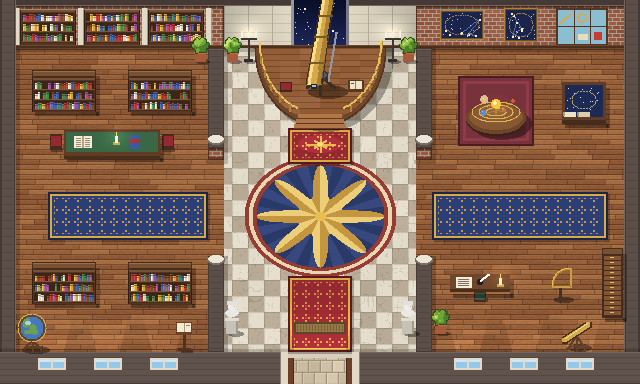

The script that saved this image:
#!/usr/bin/env python3
# Innenraum Observatorium: 40 x 24 Kacheln a 16 px, Topdown, gleiche Bausteine wie die Oberwelt.
# Aufruf: python3 innen/observatorium.py
# Ausgabe: observatorium.png, observatorium_2x.png, observatorium_kollision.png,
#          observatorium.json und observatorium_daten.js

import json, math, os, random, sys

HERE = os.path.dirname(os.path.abspath(__file__))
sys.path.insert(0, os.path.join(HERE, "..", "welt"))
import generator as G  # noqa: E402  (Zeichenfunktionen der Oberwelt)

T = 16
W, H = 40, 24
PW, PH = W * T, H * T
cv = G.cv = G.Canvas(PW, PH)
h2, mul, jit, lerp = G.h2, G.mul, G.jit, G.lerp
BOOKS = G.BOOKS
DARK = G.DARK

# ---------------------------------------------------------------- Raster
# '#' Boden, 'X' Wand/Moebel, 'A' Ausgang, 'S' Eintrittsstelle, 'I' Interaktionsflaeche
grid = [["#"] * W for _ in range(H)]

def fill(x0, y0, x1, y1, t):
    for y in range(y0, y1 + 1):
        for x in range(x0, x1 + 1):
            grid[y][x] = t

fill(0, 0, W - 1, 2, "X")           # Rueckwand
fill(0, 0, 0, H - 1, "X")           # Seitenwaende
fill(W - 1, 0, W - 1, H - 1, "X")
fill(0, 22, W - 1, H - 1, "X")      # Frontwand
fill(18, 22, 21, 22, "A")           # Tuer, Rueckweg nach draussen
for wx in (13, 26):                 # Trennwaende mit breitem Durchgang (Zeilen 10 bis 15)
    fill(wx, 3, wx, 9, "X")
    fill(wx, 16, wx, 21, "X")
fill(16, 3, 23, 7, "X")             # Podest mit Teleskop
fill(17, 8, 22, 9, "I")             # Platz vor dem Teleskop
fill(18, 20, 21, 20, "S")           # Eintrittsstelle hinter der Tuer

objs = []

def block(x0, y0, w, h, fn):
    for y in range(y0, y0 + h):
        for x in range(x0, x0 + w):
            assert grid[y][x] == "#", ("belegt", x, y)
            grid[y][x] = "X"
    objs.append(((y0 + h) * T, fn))

def mk(f, *a):
    return lambda: f(*a)

# ---------------------------------------------------------------- Boeden
def parquet(x, y):
    r = y // 5
    off = int(h2(r, 0, 5) * 40)
    seg = (x + off) // 38
    base = [(150, 96, 58), (164, 108, 66), (140, 88, 54)][int(h2(seg, r, 6) * 3)]
    c = jit(base, (h2(x // 3, y, 7) - 0.5) * 8)
    if y % 5 == 4:
        return mul(base, 0.72)
    if (x + off) % 38 == 0:
        return mul(base, 0.78)
    if y % 5 == 0:
        return mul(c, 1.07)
    return c

RCX, RCY = 20 * T, 13 * T + 8   # Mitte der Rotunde, Kompassrose

def marble(x, y):
    dx, dy = x - RCX, (y - RCY) * 1.25
    d = math.hypot(dx, dy)
    if d < 76:
        a = math.atan2(dy, dx)
        star = 0.5 + 0.5 * abs(math.cos(4 * a))
        if d < 6:
            return (232, 190, 80)
        if d < 64 * (0.35 + 0.65 * star ** 6) and d > 4:
            half = math.sin(8 * a) > 0
            return (236, 206, 120) if half else (196, 150, 64)
        if 64 <= d < 68 or 72 <= d < 76:
            return (150, 60, 50)
        if 68 <= d < 72:
            return (230, 214, 180)
        return (42, 58, 104) if int((a + math.pi) / (math.pi / 16)) % 2 else (54, 72, 126)
    sq = 16
    cx, cy = (x + 8) // sq, (y + 8) // sq
    light = (cx + cy) % 2 == 0
    base = (230, 222, 204) if light else (186, 172, 150)
    v = G.vnoise(x, y, 5, 11)
    if abs(v - 0.5) < 0.02:
        base = mul(base, 0.9)
    c = jit(base, (h2(cx, cy, 12) - 0.5) * 8)
    if (x + 8) % sq == 0 or (y + 8) % sq == 0:
        c = mul(c, 0.88)
    return c

def floor_pass():
    b = cv.b
    for y in range(PH):
        for x in range(PW):
            c = marble(x, y) if 14 * T <= x < 26 * T else parquet(x, y)
            i = (y * PW + x) * 3
            b[i] = c[0]; b[i + 1] = c[1]; b[i + 2] = c[2]

def runner(x, y, w, h, col, border=(214, 170, 70), vertical=True):
    cv.shade_rect(x + 2, y + 2, w, h, 0.75)
    cv.rect(x, y, w, h, mul(col, 0.6))
    cv.rect(x + 2, y + 2, w - 4, h - 4, border)
    cv.rect(x + 4, y + 4, w - 8, h - 8, col)
    for py in range(y + 6, y + h - 6):
        for px in range(x + 6, x + w - 6):
            u, v = (px - x) % 12, (py - y) % 12
            if (u in (5, 6) and v in (2, 3, 8, 9)) or (v in (5, 6) and u in (2, 3, 8, 9)):
                cv.set(px, py, mul(border, 0.9))
            elif (u, v) in ((5, 5), (6, 6), (5, 6), (6, 5)):
                cv.set(px, py, mul(col, 1.35))

def light_pool(x0, x1, y_bottom, hgt):
    for py in range(y_bottom - hgt, y_bottom):
        t = (py - (y_bottom - hgt)) / hgt
        grow = int((1 - t) * 10)
        for px in range(x0 - grow, x1 + grow):
            cv.shade(px, py, 1.0 + 0.22 * t)

def glow(cx, cy, r, f=1.25):
    for py in range(int(cy - r), int(cy + r) + 1):
        for px in range(int(cx - r), int(cx + r) + 1):
            d = math.hypot(px - cx, (py - cy) * 1.3) / r
            if d < 1:
                cv.shade(px, py, 1 + (f - 1) * (1 - d) ** 2)

# ---------------------------------------------------------------- Waende
CAP = (70, 58, 54)
CAP_L = (116, 100, 92)

def wall_top(x, y, w, h):
    cv.rect(x, y, w, h, CAP)
    cv.rect(x + 1, y + 1, w - 2, h - 2, (92, 78, 72))
    for py in range(y + 2, y + h - 2, 6):
        cv.rect(x + 2, py, w - 4, 1, (80, 68, 62))
    cv.rect(x + 1, y + 1, w - 2, 1, CAP_L)

def brick_face(x, y, w, h):
    G.wall(x, y, w, h, (156, 88, 64), "brick")

def shelf_wall(x, y, w, h, seed):
    cv.rect(x, y, w, h, (86, 54, 34))
    rows = (h - 4) // 10
    for r in range(rows):
        sy = y + 3 + r * 10
        cv.rect(x + 2, sy, w - 4, 8, (60, 38, 26))
        px = x + 3
        while px < x + w - 4:
            bw = 2 + int(h2(px, sy, seed) * 2)
            bh = 5 + int(h2(px, sy, seed + 1) * 3)
            col = BOOKS[int(h2(px, sy, seed + 2) * len(BOOKS))]
            if h2(px, sy, seed + 3) < 0.08:
                px += 3
                continue
            cv.rect(px, sy + 8 - bh, bw, bh, col)
            cv.rect(px, sy + 8 - bh, 1, bh, mul(col, 1.25))
            cv.rect(px, sy + 8 - bh + 1, bw, 1, mul(col, 0.7))
            px += bw
        cv.rect(x + 2, sy + 8, w - 4, 2, (130, 86, 52))
        cv.rect(x + 2, sy + 9, w - 4, 1, (70, 44, 28))
    cv.rect(x, y, w, 2, (120, 80, 50))
    cv.rect(x, y, 1, h, (50, 32, 22))
    cv.rect(x + w - 1, y, 1, h, (50, 32, 22))

def star_chart(x, y, w, h, seed):
    cv.rect(x - 2, y - 2, w + 4, h + 4, (170, 130, 60))
    cv.rect(x - 1, y - 1, w + 2, h + 2, (110, 80, 40))
    cv.rect(x, y, w, h, (26, 36, 76))
    rng = random.Random(seed)
    pts = [(x + 3 + rng.randint(0, w - 6), y + 3 + rng.randint(0, h - 6)) for _ in range(7)]
    for a, b in zip(pts, pts[1:4]):
        cv.line(a[0], a[1], b[0], b[1], (90, 110, 170))
    for _ in range(18):
        cv.set(x + rng.randint(1, w - 2), y + rng.randint(1, h - 2), (200, 210, 240))
    for p in pts:
        cv.rect(p[0], p[1], 2, 2, (255, 240, 180))
    for k in range(60):
        a = k / 60 * 6.283
        cv.set(x + w / 2 + math.cos(a) * (w / 2 - 3), y + h / 2 + math.sin(a) * (h / 2 - 3), (150, 130, 80))

def back_wall():
    y0, hh = 0, 3 * T
    # Kappe oben (Mauerstaerke) und Wandflaeche
    for x0, x1 in ((0, 14 * T), (26 * T, PW)):
        cv.rect(x0, 0, x1 - x0, 6, CAP)
        cv.rect(x0, 5, x1 - x0, 1, CAP_L)
        brick_face(x0, 6, x1 - x0, hh - 6)
    # Bibliothek links: Wandregale mit Pilastern
    for sx in range(T, 13 * T, 64):
        shelf_wall(sx + 4, 10, 56, 36, sx)
    for px in range(T, 13 * T + 1, 64):
        cv.rect(px - 2, 8, 6, 40, (226, 218, 198))
        cv.rect(px + 3, 8, 1, 40, (160, 150, 130))
    # Werkstatt rechts: Sternkarten, Instrumentenschrank
    star_chart(27 * T + 10, 12, 40, 26, 3)
    star_chart(31 * T + 10, 10, 30, 30, 4)
    cab_x = 35 * T - 4
    cv.rect(cab_x, 8, 52, 40, (86, 54, 34))
    cv.rect(cab_x + 2, 10, 48, 34, (140, 190, 210))
    for gx in (cab_x + 18, cab_x + 34):
        cv.rect(gx, 10, 1, 34, (86, 54, 34))
    cv.rect(cab_x + 2, 26, 48, 1, (86, 54, 34))
    cv.line(cab_x + 5, 22, cab_x + 14, 14, (212, 170, 76), 2)      # Fernrohr im Schrank
    cv.ellipse(cab_x + 26, 18, 5, 5, (212, 170, 76))                 # Astrolabium
    cv.ellipse(cab_x + 26, 18, 3, 3, (140, 190, 210))
    cv.rect(cab_x + 38, 32, 8, 8, (200, 60, 50))                     # Buch
    cv.rect(cab_x + 22, 34, 10, 6, (230, 220, 190))
    # Rotunde: helle Steinwand mit Rippen, Kuppelspalt mit Nachthimmel
    for py in range(0, hh):
        for px in range(14 * T, 26 * T):
            dxn = (px - RCX) / (6 * T)
            c = mul((228, 220, 198), 0.78 + 0.22 * math.cos(dxn * 1.4))
            if py < 6:
                c = CAP if py < 5 else CAP_L
            elif (px - 14 * T) % 24 == 0:
                c = mul(c, 0.82)
            elif (py - 6) % 9 == 8:
                c = mul(c, 0.9)
            cv.set(px, py, c)
    sx0, sx1 = 18 * T + 6, 22 * T - 6
    for py in range(0, hh):
        for px in range(sx0, sx1):
            t = py / hh
            c = lerp((10, 14, 40), (30, 40, 92), t)
            cv.set(px, py, c)
    cv.rect(sx0 - 3, 0, 3, hh, (150, 150, 162))
    cv.rect(sx1, 0, 3, hh, (120, 120, 132))
    rng = random.Random(9)
    for _ in range(22):
        cv.set(rng.randint(sx0 + 1, sx1 - 2), rng.randint(1, hh - 4), (255, 250, 210) if rng.random() < 0.3 else (190, 200, 240))
    cv.rect(sx0 + 10, 8, 2, 2, (255, 246, 200))
    cv.rect(sx1 - 14, 30, 2, 2, (255, 246, 200))
    # Sockelleiste
    cv.rect(0, hh - 3, PW, 3, (74, 46, 30))
    cv.rect(0, hh - 3, PW, 1, (110, 72, 44))
    cv.shade_rect(0, hh, PW, 4, 0.78)

def side_walls():
    for x in (0, PW - T):
        cv.rect(x, 0, T, PH, CAP)
        cv.rect(x + 2, 0, T - 4, PH, (92, 78, 72))
        for py in range(4, PH, 8):
            cv.rect(x + 3, py, T - 6, 1, (80, 68, 62))
        edge = x + T - 1 if x == 0 else x
        cv.rect(edge, 0, 1, PH, CAP_L)
    cv.shade_rect(T, 3 * T, 4, 19 * T, 0.8)

def dividers():
    for wx in (13 * T, 26 * T):
        for y0, y1 in ((3 * T, 10 * T), (16 * T, 22 * T)):
            wall_top(wx, y0, T, y1 - y0 - (12 if y1 == 10 * T else 0))
            cv.shade_rect(wx + T, y0, 4, y1 - y0, 0.78)
        # Stirnseite zum Durchgang und Saeulen am Durchgang
        brick_face(wx, 10 * T - 12, T, 12)
        for cy in (10 * T - 26, 16 * T - 2):
            cv.ellipse(wx + 8, cy + 6, 9, 5, (120, 110, 100))
            cv.ellipse(wx + 8, cy + 5, 8, 4, (236, 230, 214))
        cv.shade_rect(wx - 2, 10 * T, T + 6, 4, 0.8)

def front_wall():
    y0 = 22 * T
    cv.rect(0, y0, PW, 2 * T, CAP)
    cv.rect(0, y0 + 1, PW, 2 * T - 2, (96, 82, 76))
    for py in range(y0 + 5, PH, 6):
        cv.rect(0, py, PW, 1, (84, 72, 66))
    cv.rect(0, y0, PW, 1, CAP_L)
    cv.shade_rect(0, y0 - 3, PW, 3, 0.82)
    # Fenster wie an der Fassade: drei je Fluegel, Licht faellt auf den Boden
    for wx in (40, 96, 152, 456, 512, 568):
        cv.rect(wx - 2, y0 + 6, 28, 12, (226, 218, 198))
        cv.rect(wx, y0 + 8, 24, 8, (150, 200, 232))
        cv.rect(wx, y0 + 8, 24, 2, (206, 232, 248))
        cv.rect(wx + 11, y0 + 8, 2, 8, (226, 218, 198))
        light_pool(wx, wx + 24, y0, 40)
    # Tuer: Schwelle, geoeffnete Fluegel, Blick nach draussen
    dx0, dx1 = 18 * T, 22 * T
    cv.rect(dx0 - 8, y0, 8, 2 * T, (226, 218, 198))
    cv.rect(dx1, y0, 8, 2 * T, (226, 218, 198))
    cv.rect(dx0 - 8, y0, 1, 2 * T, (140, 130, 116))
    cv.rect(dx1 + 7, y0, 1, 2 * T, (140, 130, 116))
    for py in range(y0, PH):
        for px in range(dx0, dx1):
            c = G.flag_px(px + 700, py)
            if py < y0 + 6:
                c = (214, 206, 190) if py > y0 + 1 else (160, 150, 136)
            cv.set(px, py, c)
    cv.rect(dx0, y0 + 6, 6, 2 * T - 6, (110, 62, 40))
    cv.rect(dx1 - 6, y0 + 6, 6, 2 * T - 6, (110, 62, 40))
    cv.rect(dx0 + 5, y0 + 6, 1, 2 * T - 6, (70, 40, 26))
    cv.rect(dx1 - 6, y0 + 6, 1, 2 * T - 6, (70, 40, 26))
    light_pool(dx0 + 6, dx1 - 6, y0, 56)
    # Fussmatte an der Eintrittsstelle
    cv.rect(dx0 + 6, 20 * T + 2, 4 * T - 12, 12, (90, 70, 40))
    cv.rect(dx0 + 8, 20 * T + 4, 4 * T - 16, 8, (150, 120, 70))
    for px in range(dx0 + 9, dx1 - 9, 3):
        cv.rect(px, 20 * T + 5, 1, 6, (120, 94, 56))

# ---------------------------------------------------------------- Teleskop-Podest
def dais():
    cx, top = 20 * T, 3 * T
    rx, ry = 66, 78
    for yy, a, b in cv.spans(cx + 6, top + 4, rx + 2, ry + 2):
        if yy >= top:
            for xx in range(a, b):
                cv.shade(xx, yy, 0.7)
    for py in range(top, 8 * T):
        for px in range(cx - rx, cx + rx):
            nx, ny = (px - cx) / rx, (py - top) / ry
            d = nx * nx + ny * ny
            if d > 1:
                continue
            if d > 0.86:
                c = (86, 52, 32) if d > 0.95 else (112, 70, 42)
            else:
                c = (150, 96, 58) if (py - top) % 6 else (118, 74, 44)
                c = jit(c, (h2(px // 20, (py - top) // 6, 13) - 0.5) * 16)
            cv.set(px, py, c)
    for k in range(120):
        a = k / 120 * math.pi
        x = cx + math.cos(a) * (rx - 5)
        y = top + math.sin(a) * (ry - 5)
        if abs(x - cx) < 22 and y > top + 50:
            continue
        cv.rect(x, y - 8, 2, 2, (230, 190, 90))
        if k % 8 == 0:
            cv.rect(x, y - 7, 2, 8, (170, 130, 56))
    for i in range(3):
        cv.rect(cx - 22 - i * 2, 8 * T - 14 + i * 5, 44 + i * 4, 5, (176, 118, 72))
        cv.rect(cx - 22 - i * 2, 8 * T - 10 + i * 5, 44 + i * 4, 1, (96, 60, 36))
    # Montierung und Rohr, das durch den Kuppelspalt ragt
    cv.shade_ellipse(cx + 8, 6 * T - 4, 20, 7, 0.6)
    for ang in (-2.4, -0.7, 1.57):
        cv.line(cx, 5 * T - 6, cx + math.cos(ang) * 18, 6 * T - 6 + math.sin(ang) * 4, (60, 44, 34), 3)
    cv.ellipse(cx, 5 * T - 4, 9, 6, (56, 50, 50))
    cv.ellipse(cx, 5 * T - 5, 7, 4, (96, 90, 90))
    x0, y0, x1, y1 = cx - 6, 5 * T + 4, cx + 8, -2
    for i in range(0, 101):
        t = i / 100
        x = x0 + (x1 - x0) * t
        y = y0 + (y1 - y0) * t
        r = 7 - 2 * t
        for k in range(-int(r), int(r) + 1):
            f = k / r
            c = (214, 170, 76) if f < 0.3 else (170, 128, 50)
            if f < -0.5:
                c = (250, 220, 130)
            cv.set(x + k, y, c)
        cv.set(x - r - 1, y, (70, 50, 26))
        cv.set(x + r + 1, y, (70, 50, 26))
    for t in (0.25, 0.55, 0.8):
        y = y0 + (y1 - y0) * t
        x = x0 + (x1 - x0) * t
        cv.rect(x - 7, y, 15, 2, (120, 90, 40))
    cv.line(cx + 8, 5 * T, cx + 16, 2 * T, (150, 150, 160), 2)          # Sucherfernrohr
    cv.rect(x0 - 3, y0, 6, 5, (40, 36, 36))                                # Okular
    cv.rect(x0 - 2, y0 + 1, 4, 2, (150, 200, 236))
    # Beobachterstuhl und Atlaspult auf dem Podest
    cv.rect(cx - 40, 5 * T + 2, 12, 10, (60, 40, 30))
    cv.rect(cx - 39, 5 * T + 3, 10, 7, (150, 40, 50))
    cv.rect(cx + 28, 5 * T, 16, 12, (90, 56, 34))
    cv.rect(cx + 30, 5 * T + 1, 12, 8, (240, 230, 200))
    cv.rect(cx + 35, 5 * T + 1, 1, 8, (150, 120, 90))
    cv.rect(cx + 31, 5 * T + 3, 3, 1, (60, 80, 150))
    # Messingstern vor dem Podest: Platz fuer die Interaktion
    cv.shade_ellipse(cx, 9 * T, 22, 9, 1.18)
    for k in range(8):
        a = k * math.pi / 4
        r = 14 if k % 2 == 0 else 8
        cv.line(cx, 9 * T, cx + math.cos(a) * r, 9 * T + math.sin(a) * r * 0.55, (230, 190, 80), 2)
    cv.ellipse(cx, 9 * T, 3, 2, (250, 220, 120))

# ---------------------------------------------------------------- Moebel
def shadow_box(x, y, w, h):
    cv.shade_rect(x + 3, y + h, w, 4, 0.66)
    cv.shade_rect(x + w, y + 6, 4, h - 2, 0.72)

def shelf_island(tx, ty, tw, seed):
    x, y, w = tx * T, ty * T - 10, tw * T
    h = 2 * T + 10
    shadow_box(x, y, w, h)
    cv.rect(x, y, w, 8, (70, 44, 28))
    cv.rect(x + 1, y + 1, w - 2, 5, (120, 80, 50))
    cv.rect(x + 1, y + 1, w - 2, 1, (156, 110, 70))
    shelf_wall(x, y + 8, w, h - 8, seed)

def reading_table(tx, ty, tw):
    x, y, w, h = tx * T, ty * T, tw * T, 2 * T
    for cx in (x + 8, x + w - 8):                               # Stuehle an den Stirnseiten
        cv.shade_rect(cx - 5, y + 20, 12, 4, 0.66)
        cv.rect(cx - 6, y + 6, 12, 16, (70, 44, 30))
        cv.rect(cx - 5, y + 8, 10, 10, (150, 40, 50))
    tx0, tw0 = x + 16, w - 32
    shadow_box(tx0, y + 2, tw0, h - 4)
    cv.rect(tx0, y + 2, tw0, h - 6, (96, 60, 36))
    cv.rect(tx0 + 2, y + 4, tw0 - 4, h - 12, (58, 104, 70))
    cv.rect(tx0, y + h - 4, tw0, 3, (74, 46, 28))
    cv.rect(tx0 + 10, y + 8, 18, 12, (244, 236, 214))            # aufgeschlagenes Buch
    cv.rect(tx0 + 18, y + 8, 2, 12, (180, 160, 130))
    for ly in range(y + 10, y + 19, 2):
        cv.rect(tx0 + 12, ly, 5, 1, (150, 140, 120))
        cv.rect(tx0 + 21, ly, 5, 1, (150, 140, 120))
    cv.rect(tx0 + tw0 - 30, y + 7, 10, 14, (60, 90, 160))        # Buecherstapel
    cv.rect(tx0 + tw0 - 30, y + 11, 10, 4, (170, 50, 50))
    candle(tx0 + tw0 // 2 + 4, y + 12)

def candle(cx, cy):
    glow(cx, cy - 4, 26, 1.28)
    cv.rect(cx - 3, cy + 2, 7, 3, (200, 170, 70))
    cv.rect(cx - 1, cy - 4, 3, 7, (246, 240, 224))
    cv.rect(cx, cy - 7, 1, 3, (255, 214, 90))
    cv.set(cx, cy - 8, (255, 250, 200))

def globe(tx, ty):
    cx, b = tx * T + 16, ty * T + 30
    cv.shade_ellipse(cx + 4, b, 14, 4, 0.62)
    for a in (-2.5, -0.64, 1.57):
        cv.line(cx, b - 10, cx + math.cos(a) * 11, b + math.sin(a) * 2, (96, 60, 36), 2)
    cv.ellipse(cx, b - 22, 13, 13, (90, 70, 40))
    cv.ellipse(cx, b - 22, 11.5, 11.5, (70, 120, 190))
    rng = random.Random(4)
    for _ in range(6):
        cv.ellipse(cx - 7 + rng.randint(0, 12), b - 30 + rng.randint(0, 14), 3 + rng.random() * 2, 2 + rng.random() * 2, (110, 160, 80))
    cv.ellipse(cx - 4, b - 27, 3, 2, (170, 206, 240))
    for k in range(80):
        a = k / 80 * 6.283
        cv.set(cx + math.cos(a) * 14, b - 22 + math.sin(a) * 14, (220, 180, 80))

def lectern(tx, ty):
    x, y = tx * T + 2, ty * T + 2
    cv.shade_rect(x + 3, y + 28, 12, 3, 0.64)
    cv.rect(x + 5, y + 12, 3, 18, (80, 50, 30))
    cv.rect(x, y + 26, 13, 3, (80, 50, 30))
    cv.rect(x - 2, y, 16, 13, (104, 66, 40))
    cv.rect(x - 1, y + 1, 14, 9, (242, 234, 212))
    cv.rect(x + 6, y + 1, 1, 9, (170, 150, 120))
    cv.rect(x + 8, y + 3, 4, 1, (140, 130, 110))

def cabinet_v(tx, ty, th):
    x, y, w, h = tx * T + 1, ty * T - 8, T - 2, th * T + 6
    shadow_box(x, y, w, h)
    cv.rect(x, y, w, h, (70, 44, 28))
    cv.rect(x + 1, y + 1, w - 2, 5, (120, 80, 50))
    for py in range(y + 8, y + h - 2, 7):
        cv.rect(x + 2, py, w - 4, 6, (140, 92, 56))
        cv.rect(x + 2, py + 5, w - 4, 1, (90, 58, 36))
        cv.rect(x + w // 2 - 1, py + 2, 2, 2, (230, 190, 90))

def orrery(tx, ty):
    cx, cy = tx * T + 32, ty * T + 34
    cv.shade_ellipse(cx + 6, cy + 10, 30, 16, 0.62)
    cv.ellipse(cx, cy + 6, 30, 16, (58, 36, 24))
    cv.ellipse(cx, cy + 4, 30, 16, (110, 70, 42))
    cv.ellipse(cx, cy + 3, 27, 13, (134, 88, 52))
    glow(cx, cy - 6, 28, 1.25)
    for r, ry in ((24, 10), (17, 7), (10, 4)):
        for k in range(160):
            a = k / 160 * 6.283
            cv.set(cx + math.cos(a) * r, cy - 2 + math.sin(a) * ry, (220, 180, 80))
    cv.rect(cx - 1, cy - 8, 2, 8, (180, 140, 60))
    cv.ellipse(cx, cy - 10, 5, 5, (250, 200, 60))
    cv.ellipse(cx - 1, cy - 11, 2, 2, (255, 246, 190))
    for r, ry, a, col, s in ((10, 4, 0.6, (200, 110, 70), 2), (17, 7, 2.4, (90, 140, 220), 3),
                             (24, 10, 4.2, (220, 190, 140), 4), (24, 10, 5.5, (200, 90, 60), 2)):
        px, py = cx + math.cos(a) * r, cy - 2 + math.sin(a) * ry
        cv.line(cx, cy - 4, px, py - 3, (170, 130, 60))
        cv.ellipse(px, py - 4, s, s, col)
        cv.set(px - 1, py - 5, mul(col, 1.4))

def chart_table(tx, ty):
    x, y, w, h = tx * T + 2, ty * T + 2, 3 * T - 4, 3 * T - 6
    shadow_box(x, y, w, h)
    cv.rect(x, y, w, h, (96, 60, 36))
    cv.rect(x, y + h - 4, w, 4, (70, 44, 28))
    cv.rect(x + 3, y + 3, w - 6, h - 10, (30, 42, 86))
    rng = random.Random(8)
    for _ in range(20):
        cv.set(x + 4 + rng.randint(0, w - 9), y + 4 + rng.randint(0, h - 13), (220, 226, 250))
    for k in range(50):
        a = k / 50 * 6.283
        cv.set(x + w / 2 + math.cos(a) * 12, y + (h - 6) / 2 + math.sin(a) * 9, (180, 160, 100))
    for i, col in enumerate(((236, 226, 196), (220, 206, 170))):
        cv.rect(x + 2 + i * 14, y + h - 12, 12, 5, col)
        cv.ellipse(x + 2 + i * 14, y + h - 10, 1.5, 2.5, mul(col, 0.7))

def writing_desk(tx, ty, tw):
    x, y, w = tx * T, ty * T, tw * T
    cv.shade_rect(x + w // 2 - 4, y + 26, 12, 4, 0.66)
    cv.rect(x + w // 2 - 6, y + 20, 12, 10, (70, 44, 30))
    cv.rect(x + w // 2 - 5, y + 21, 10, 7, (60, 90, 70))
    shadow_box(x + 2, y + 2, w - 4, 20)
    cv.rect(x + 2, y + 2, w - 4, 18, (110, 70, 42))
    cv.rect(x + 2, y + 17, w - 4, 3, (74, 46, 28))
    cv.rect(x + 8, y + 5, 16, 11, (244, 236, 214))
    for ly in range(y + 7, y + 15, 2):
        cv.rect(x + 10, ly, 11, 1, (120, 110, 100))
    cv.ellipse(x + 32, y + 10, 3, 3, (30, 30, 40))
    cv.line(x + 32, y + 9, x + 40, y + 2, (246, 246, 240), 2)
    candle(x + w - 12, y + 10)

def quadrant(tx, ty):
    cx, b = tx * T + 16, ty * T + 28
    cv.shade_ellipse(cx + 4, b, 10, 3, 0.64)
    cv.rect(cx - 1, b - 14, 3, 14, (70, 50, 36))
    cv.rect(cx - 6, b - 2, 13, 3, (70, 50, 36))
    for k in range(40):
        a = math.pi + k / 40 * (math.pi / 2)
        cv.set(cx + 10 + math.cos(a) * 18, b - 14 + math.sin(a) * 18, (230, 190, 80))
        cv.set(cx + 10 + math.cos(a) * 17, b - 14 + math.sin(a) * 17, (180, 140, 60))
    cv.line(cx + 10, b - 14, cx - 8, b - 14, (200, 160, 70), 2)
    cv.line(cx + 10, b - 14, cx + 10, b - 32, (200, 160, 70), 2)
    cv.line(cx + 10, b - 14, cx - 3, b - 27, (120, 90, 50))

def small_telescope(tx, ty):
    cx, cy = tx * T + 16, ty * T + 16
    cv.shade_ellipse(cx + 4, cy + 12, 12, 4, 0.62)
    for ex, ey in ((cx - 9, cy + 12), (cx + 9, cy + 12), (cx, cy + 14)):
        cv.line(cx, cy, ex, ey, (96, 64, 40), 2)
    cv.line(cx - 12, cy + 4, cx + 12, cy - 12, (70, 50, 26), 6)
    cv.line(cx - 12, cy + 4, cx + 12, cy - 12, (214, 170, 76), 4)
    cv.line(cx - 11, cy + 2, cx + 11, cy - 13, (250, 222, 130))

def map_chest(tx, ty, th):
    x, y, w, h = tx * T - 6, ty * T - 8, T + 5, th * T + 6
    shadow_box(x, y, w, h)
    cv.rect(x, y, w, h, (70, 44, 28))
    cv.rect(x + 1, y + 1, w - 2, 5, (120, 80, 50))
    for py in range(y + 8, y + h - 3, 5):
        cv.rect(x + 2, py, w - 4, 4, (130, 86, 52))
        cv.rect(x + w // 2 - 2, py + 1, 4, 1, (230, 190, 90))

def bust(tx, ty):
    cx, b = tx * T + 8, ty * T + 14
    cv.shade_ellipse(cx + 4, b, 8, 3, 0.62)
    cv.rect(cx - 6, b - 14, 12, 14, (200, 194, 182))
    cv.rect(cx - 7, b - 16, 14, 3, (226, 220, 210))
    cv.rect(cx + 4, b - 13, 2, 13, (160, 154, 144))
    cv.ellipse(cx, b - 21, 7, 4, (234, 232, 228))
    cv.ellipse(cx, b - 28, 4.5, 5, (238, 236, 232))
    cv.rect(cx - 5, b - 33, 10, 4, (226, 224, 220))
    cv.set(cx + 2, b - 28, (170, 168, 164))

def candelabra(tx, ty):
    cx, b = tx * T + 8, ty * T + 14
    glow(cx, b - 30, 30, 1.3)
    cv.shade_ellipse(cx + 3, b, 6, 2, 0.62)
    cv.rect(cx - 4, b - 3, 9, 3, (50, 44, 44))
    cv.rect(cx, b - 24, 2, 22, (60, 54, 54))
    cv.rect(cx - 7, b - 24, 16, 2, (60, 54, 54))
    for dx in (-7, 0, 7):
        cv.rect(cx + dx, b - 31, 2, 7, (246, 240, 224))
        cv.set(cx + dx, b - 33, (255, 214, 90))
        cv.set(cx + dx + 1, b - 32, (255, 240, 170))

def plant(tx, ty):
    cx, b = tx * T + 8, ty * T + 14
    cv.shade_ellipse(cx + 3, b, 7, 2, 0.62)
    cv.rect(cx - 5, b - 9, 11, 9, (170, 90, 60))
    cv.rect(cx - 6, b - 10, 13, 2, (196, 110, 76))
    G.canopy(cx, b - 17, 9, G.PAL_LIME, 21)

def rug(x, y, w, h, col):
    cv.rect(x, y, w, h, mul(col, 0.6))
    cv.rect(x + 2, y + 2, w - 4, h - 4, col)
    cv.rect(x + 5, y + 5, w - 10, h - 10, mul(col, 1.2))
    cv.rect(x + 8, y + 8, w - 16, h - 16, col)

# ---------------------------------------------------------------- Einrichtung
# Bibliothek links
block(2, 5, 4, 2, mk(shelf_island, 2, 5, 4, 101))
block(8, 5, 4, 2, mk(shelf_island, 8, 5, 4, 102))
block(3, 8, 8, 2, mk(reading_table, 3, 8, 8))
block(2, 17, 4, 2, mk(shelf_island, 2, 17, 4, 103))
block(8, 17, 4, 2, mk(shelf_island, 8, 17, 4, 104))
block(1, 20, 2, 2, mk(globe, 1, 20))
block(11, 20, 1, 2, mk(lectern, 11, 20))
block(12, 3, 1, 1, mk(plant, 12, 3))
# Rotunde
block(15, 3, 1, 1, mk(candelabra, 15, 3))
block(24, 3, 1, 1, mk(candelabra, 24, 3))
block(14, 20, 1, 1, mk(bust, 14, 20))
block(25, 20, 1, 1, mk(bust, 25, 20))
block(14, 3, 1, 1, mk(plant, 14, 3))
block(25, 3, 1, 1, mk(plant, 25, 3))
# Werkstatt rechts
block(29, 5, 4, 4, mk(orrery, 29, 5))
block(35, 5, 3, 3, mk(chart_table, 35, 5))
block(28, 17, 4, 2, mk(writing_desk, 28, 17, 4))
block(34, 17, 2, 2, mk(quadrant, 34, 17))
block(38, 16, 1, 4, mk(map_chest, 38, 16, 4))
block(35, 20, 2, 2, mk(small_telescope, 35, 20))
block(27, 20, 1, 1, mk(plant, 27, 20))


def render():
    floor_pass()
    runner(3 * T, 12 * T, 10 * T, 3 * T, (44, 62, 120))
    runner(27 * T, 12 * T, 11 * T, 3 * T, (44, 62, 120))
    runner(18 * T, 17 * T + 4, 4 * T, 5 * T - 4, (150, 40, 50))
    runner(18 * T, 8 * T, 4 * T, 2 * T + 4, (150, 40, 50))
    rug(29 * T - 6, 5 * T - 4, 4 * T + 12, 4 * T + 6, (120, 50, 60))
    back_wall()
    side_walls()
    front_wall()
    dividers()
    dais()
    for _, f in sorted(objs, key=lambda o: o[0]):
        f()


COLL = {"#": (40, 200, 80), "X": (220, 40, 40), "A": (230, 40, 220), "S": (40, 210, 230), "I": (250, 150, 30)}

def export():
    cv.save(os.path.join(HERE, "observatorium.png"))
    cv.save(os.path.join(HERE, "observatorium_2x.png"), 2)
    ov = G.Canvas(PW, PH)
    ov.b[:] = cv.b
    for ty in range(H):
        for tx in range(W):
            c = COLL[grid[ty][tx]]
            for py in range(ty * T, ty * T + T):
                for px in range(tx * T, tx * T + T):
                    edge = px % T == 0 or py % T == 0
                    ov.set(px, py, lerp(ov.get(px, py), c, 0.8 if edge else 0.5))
    ov.save(os.path.join(HERE, "observatorium_kollision.png"), 2)
    data = {
        "name": "observatorium",
        "kachelgroesse": T, "breite": W, "hoehe": H,
        "legende": {"#": "Boden, begehbar", "X": "Wand oder Moebel", "A": "Ausgang (Tuer nach draussen)",
                    "S": "Eintrittsstelle, begehbar", "I": "Interaktionsflaeche vor dem Teleskop, begehbar"},
        "eintritt": {"x": 19, "y": 20, "blick": "up"},
        "ausgang": [{"x": x, "y": 22} for x in range(18, 22)],
        "interaktionen": [{"id": "teleskop", "flaeche": {"x0": 17, "y0": 8, "x1": 22, "y1": 9},
                           "objekt": {"x0": 16, "y0": 3, "x1": 23, "y1": 7}}],
        "raster": ["".join(r) for r in grid],
    }
    with open(os.path.join(HERE, "observatorium.json"), "w", encoding="utf-8") as f:
        json.dump(data, f, ensure_ascii=False, indent=1)
    with open(os.path.join(HERE, "observatorium_daten.js"), "w", encoding="utf-8") as f:
        f.write("window.INNEN = window.INNEN || {};\nwindow.INNEN.observatorium = " + json.dumps(data, ensure_ascii=False) + ";\n")


if __name__ == "__main__":
    render()
    export()
    print("Fertig:", PW, "x", PH)
